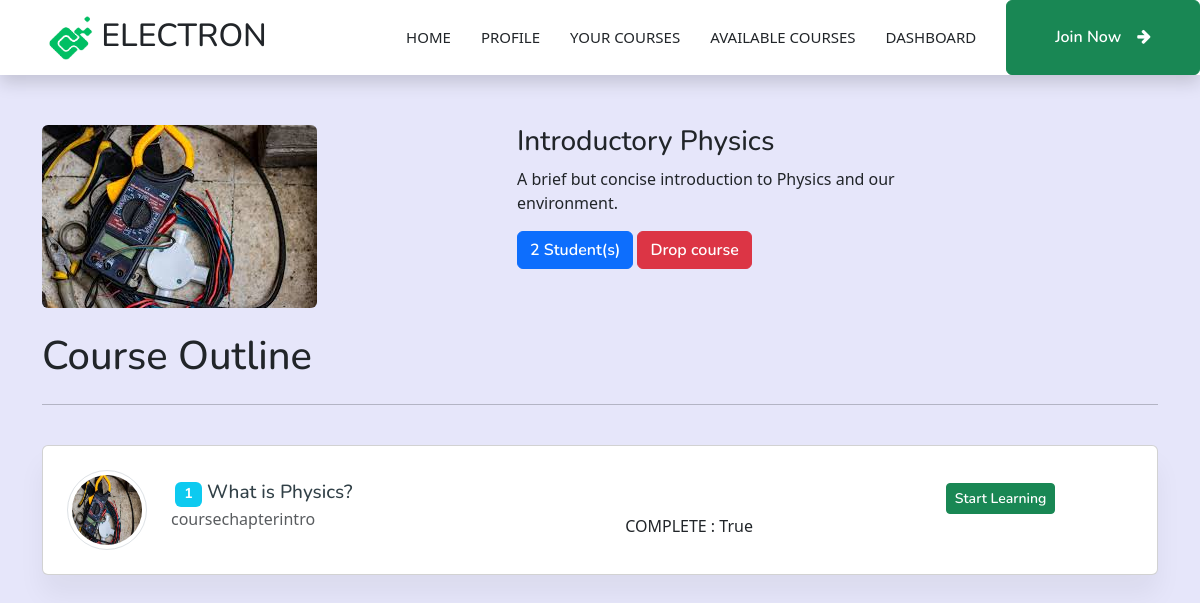
The page /fullcourse/1/ (signed in) on the database its author committed.
### LMSapp/models.py (models this page shows, shortened)
class Course(models.Model):
    teacher = models.ForeignKey(TeacherProfile, on_delete=models.SET_NULL, blank=True, null=True)
    name = models.CharField(max_length=50, null=False)
    description = models.TextField()
    displayimage = models.ImageField(upload_to='images', default="defaultcourseimage.jpg")
    enrolledstudents = models.IntegerField(default=0)
    created_time = models.DateTimeField(default=now, blank=True)

class CourseChapter(models.Model):
  course = models.ForeignKey(Course, on_delete=models.CASCADE)
  topic = models.CharField(max_length=55, null=False)
  introduction = models.TextField(null=True, default="coursechapterintro")
  body = models.TextField(null = True, default="CourseChapterbody")
  upload_time = models.DateTimeField(auto_now_add=True)

class ChapterCompleted(models.Model):
    student = models.ForeignKey(StudentProfile, on_delete=models.CASCADE)
    chapter = models.ForeignKey(CourseChapter, on_delete=models.CASCADE)
    is_completed = models.BooleanField(default=False, null=False)

### LMSapp/views.py (the view)
# urls.py: path('fullcourse/<int:id>/', views.fullcoursepage, name="fullcoursepage"),
def fullcoursepage(request, id):
    course = Course.objects.get(pk=id)
    student = StudentProfile.objects.get(user_id = request.user.id)
    coursechapter = CourseChapter.objects.filter(course_id = id)
    video = Video.objects.all()
    chaptercompleted = ChapterCompleted.objects.all()
    enrollment = StudentCourseEnrollment.objects.filter(course_id =course, student_id = student)
    if enrollment.count() == 0:
        enrollment = False
    elif enrollment.count()== 1:
        enrollment = True
    else :
        enrollment = False
    context= {"course" : course,
    "coursechapter" : coursechapter,
     "enrollment" : enrollment,
      "student" : student,
      "video" : video,
      "chaptercompleted": chaptercompleted}
    return render(request, 'fullcoursepage.html', context)

### LMSapp/templates/fullcoursepage.html (shortened to what this page needs)
{% load static %}
<!DOCTYPE html>
<html lang="en">
<head>
    <link href="https://cdnjs.cloudflare.com/ajax/libs/font-awesome/5.10.0/css/all.min.css" rel="stylesheet">
    <link href="https://cdn.jsdelivr.net/npm/bootstrap-icons@1.4.1/font/bootstrap-icons.css" rel="stylesheet">
    <link href="http://cdnjs.cloudflare.com/ajax/libs/font-awesome/4.3.0/css/font-awesome.css" rel="stylesheet"  type='text/css'>
    <link href="{% static 'lib/animate/animate.min.css' %}" rel="stylesheet">
    <link href="{% static 'lib/owlcarousel/assets/owl.carousel.min.css' %}" rel="stylesheet">
    <link href="{% static 'CSS/bootstrap.min.css' %}" rel="stylesheet">
    <link href="https://cdn.jsdelivr.net/npm/bootstrap@5.3.2/dist/css/bootstrap.min.css" rel="stylesheet">
    <link href="{% static 'CSS/style.css' %}" rel="stylesheet">
</head>
<body>
<nav class="navbar navbar-expand-lg bg-white navbar-light shadow sticky-top p-0">
  <a href="index.html" class="navbar-brand d-flex align-items-center px-4 px-lg-5">
      <h2 class="m-0 text-dark"> <img src="/static/images/Logo-removebg.png" alt="Logo" width="45" height="44" class="d-inline-block align-text-middle">
          ELECTRON</h2>
  </a>
  <div class="collapse navbar-collapse" id="navbarCollapse">
    <div class="navbar-nav ms-auto p-4 p-lg-0">
        <a href="{% url 'studenthomepage' %}" class="nav-item nav-link active text-dark">Home</a>
        <a href="{% url 'studentprofile' %}" class="nav-item nav-link active text-dark">Profile</a>
        <a href="{% url 'studentcourses' student.id%}" class="nav-item nav-link active text-dark">Your Courses</a>
        <a href="{% url 'courses' %}" class="nav-item nav-link active text-dark">Available Courses</a>
        <a href="{% url 'studentdashboard' %}" class="nav-item nav-link active text-dark">Dashboard</a>
    </div>
      <a href="" class="btn btn-success py-4 px-lg-5 d-none d-lg-block">Join Now<i class="fa fa-arrow-right ms-3"></i></a>
  </div>
</nav>
<div class="container" style="margin-top: 50px;;">
  <div class="row">
    <div class="col-md-5">
      <a href="#">
        <img class="img-fluid rounded mb-3 mb-md-0" src="{{ course.displayimage.url }}" alt="">
      </a>
    </div>
    <div class="col-md-5">
      <h3>{{course.name}}</h3>
      <p>{{course.description}}</p>
      <a class="btn btn-primary" href="#">{{course.enrolledstudents}} Student(s)</a>
      {% if enrollment == False %}
      <a class="btn btn-success enroll" data-courseid = "{{course.id}}"
      data-action="add" data-id = "{{student.id}}" href="#">Enroll</a>
      {% else %}
      <a class="btn btn-danger enroll" data-courseid = "{{course.id}}"
      data-action="drop" data-id = "{{student.id}}" >Drop course</a>
      {% endif %}
    </div>
  </div>
  <h1 class="my-4">Course Outline
  </h1>
  <hr>
</div>
<section class="section"style="margin-bottom: 50px;">
  <div class="container">
      <div class="row">
          <div class="col-lg-12">
              <div class="candidate-list">
                  {% for chapters in coursechapter %}
                  <div class="candidate-list-box card mt-4">
                      <div class="p-4 card-body">
                          <div class="align-items-center row">
                              <div class="col-auto">
                                  <div class="candidate-list-images">
                                      <a href="#"><img src="{{course.displayimage.url}}" alt="" class="avatar-md img-thumbnail rounded-circle" /></a>
                                  </div>
                              </div>
                              <div class="col-lg-5">
                                  <div class="candidate-list-content mt-3 mt-lg-0">
                                      <h5 class="fs-19 mb-0">
                                        <span class="badge bg-info ms-1" style="margin-right: 5px;;">{{forloop.counter}}</span><a class="primary-link" href="#">{{ chapters.topic}} </a>
                                      </h5>
                                      <div>
                                      <p class="text-muted mb-2">{{chapters.introduction}}</p>
                                  </div>
                                  </div>
                              </div>
                              <div class="col-lg-5">
                                  <div class="mt-2 mt-lg-0 d-flex flex-wrap justify-content-end gap-1">
                                     <a href="/chapterdetails/{{chapters.id}}/{{course.id}}"> <button
                                      type="button" class="btn btn-success btn-sm" >Start Learning</button>
                                    </a>
                                  </div>
                                  {% for chaptercompleteds in chaptercompleted %}
                  {% if chaptercompleteds.student.id == student.id  and chaptercompleteds.chapter.id == chapters.id %}
                                  <div>COMPLETE : {{chaptercompleteds.is_completed}}</div>
                                  {% endif %}
                                  {% endfor %}
                              </div>
                          </div>
                          </div>
                  </div>
                  {% endfor %}
              </div>
          </div>
      </div>
  </div>
</section>
</body>

### LMSapp/static/CSS/style.css (style rules this page uses)
:root { --primary: #42e04f; --light: #F0FBFC; --dark: #1c2331; }
.btn { font-family: 'Nunito', sans-serif; font-weight: 600; transition: .5s; }
.btn.btn-primary, .btn.btn-secondary { color: #FFFFFF; }
.navbar-light .navbar-nav .nav-link { margin-right: 30px; padding: 25px 0; color: #FFFFFF; font-size: 15px; text-transform: uppercase; outline: none; }
.navbar-light .navbar-nav .nav-link:hover, .navbar-light .navbar-nav .nav-link.active { color: var(--primary); }
.navbar-light .navbar-brand, .navbar-light a.btn { height: 75px; }
.navbar-light .navbar-nav .nav-link { color: var(--dark); font-weight: 500; }
.navbar-light.sticky-top { top: -100px; transition: .5s; }

### LMSapp/templates/fullcoursepage.html (style rules this page uses)
body { background:#E6E6FA }
.card { box-shadow: 0 20px 27px 0 rgb(0 0 0 / 5%); }
.avatar-md { height: 5rem; width: 5rem; }
.fs-19 { font-size: 19px; }
.primary-link { color: #314047; -webkit-transition: all .5s ease; transition: all .5s ease; }
a { color: #02af74; text-decoration: none; }

### rows shown on the page
Course: displayimage (picture), name "Introductory Physics", description "A brief but concise introduction to Physics and our environment.", enrolledstudents "2"
CourseChapter: displayimage (picture), topic "What is Physics?", introduction "coursechapterintro"
ChapterCompleted: is_completed "True"
